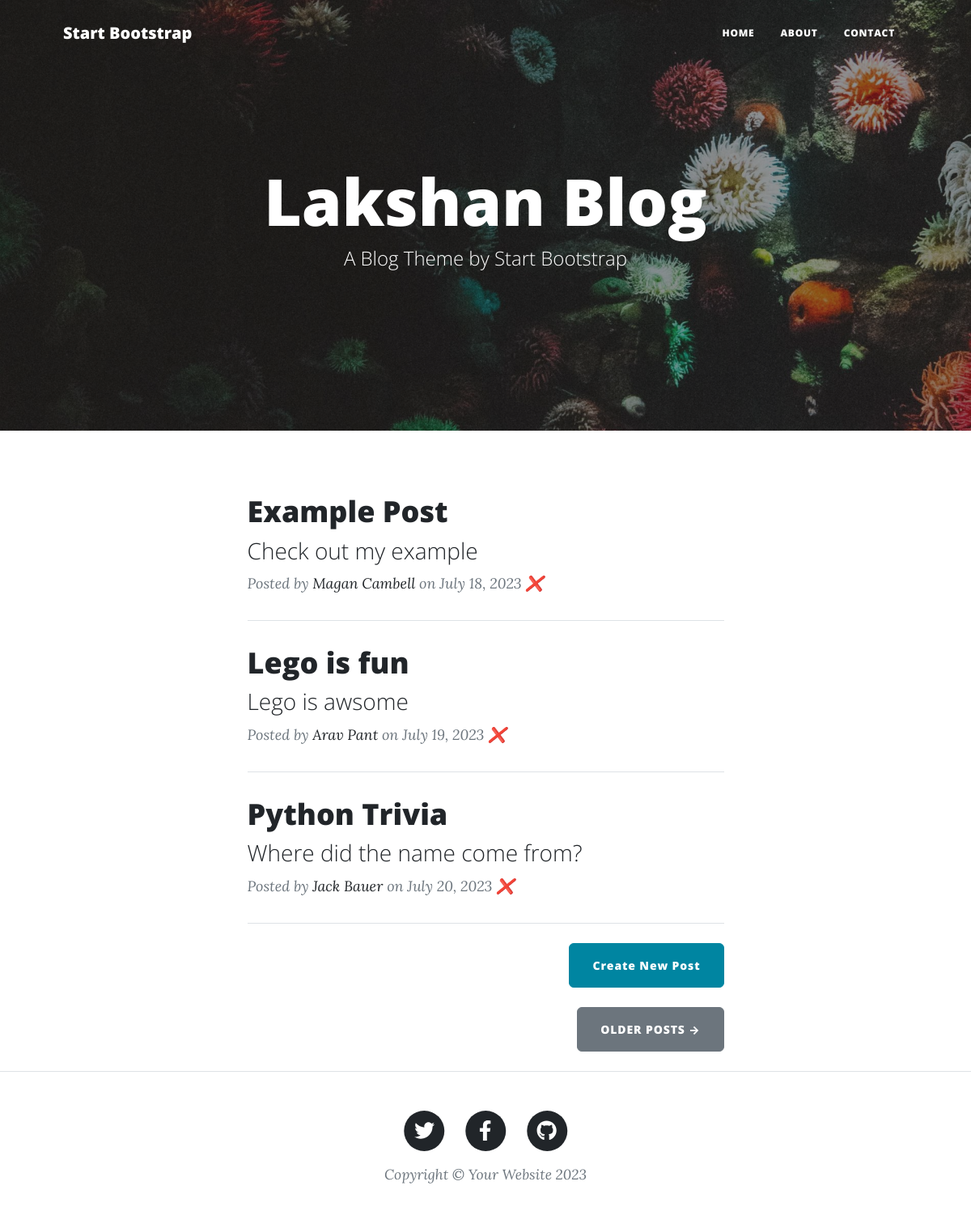
Before: / with the older database file.
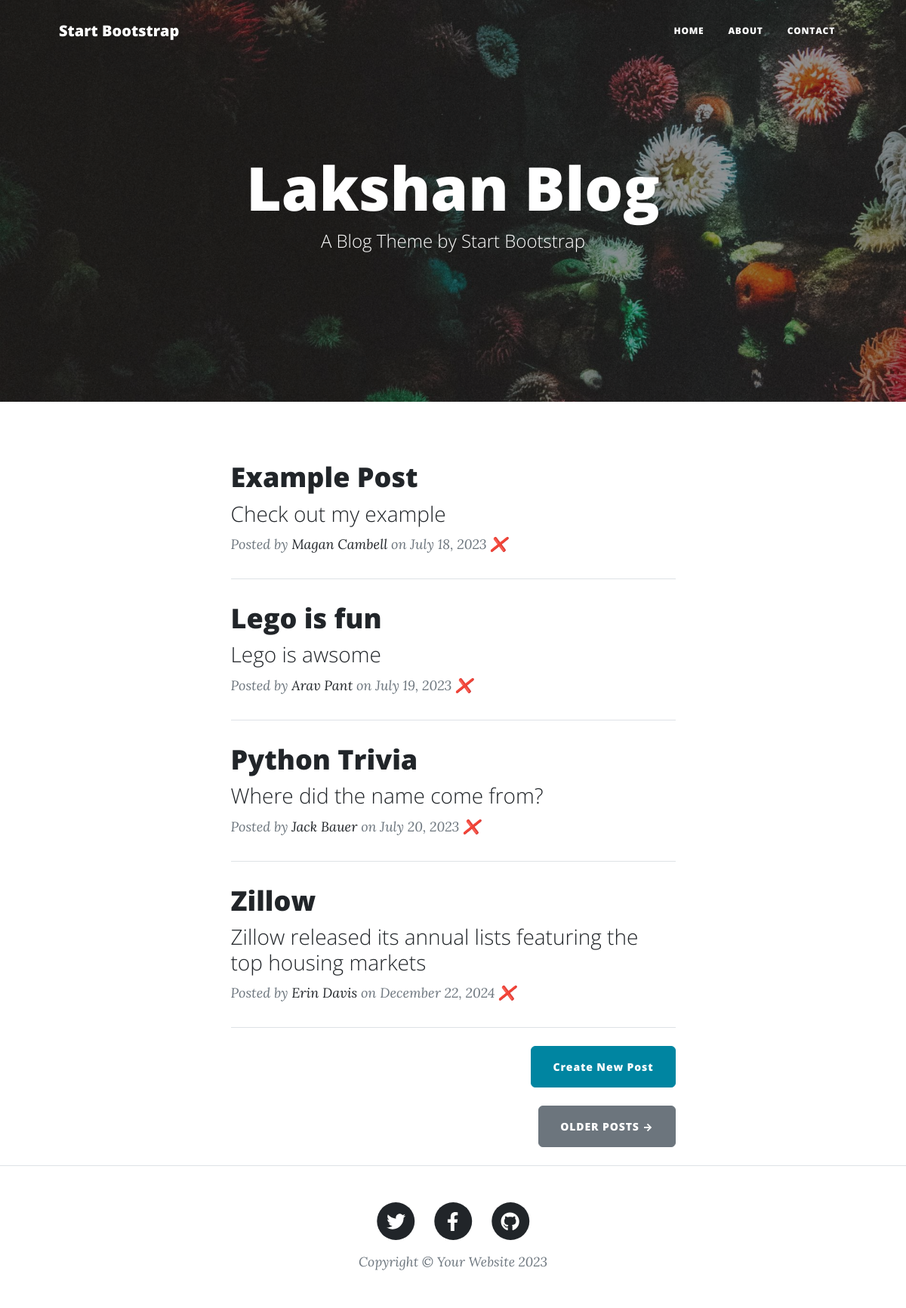
After: the same page with the newer database file.
### main.py (models this page shows)
class BlogPost(db.Model):
    id: Mapped[int] = mapped_column(Integer, primary_key=True)
    title: Mapped[str] = mapped_column(String(250), unique=True, nullable=False)
    subtitle: Mapped[str] = mapped_column(String(250), nullable=False)
    date: Mapped[str] = mapped_column(String(250), nullable=False)
    body: Mapped[str] = mapped_column(Text, nullable=False)
    author: Mapped[str] = mapped_column(String(250), nullable=False)
    img_url: Mapped[str] = mapped_column(String(250), nullable=False)

### main.py (the view)
@app.route('/')
def get_all_posts():
    posts = db.session.execute(db.select(BlogPost).order_by(BlogPost.id))
    all_posts = posts.scalars().all()
    return render_template("index.html", all_posts=all_posts)

### templates/index.html
{% include "header.html" %}
<header
  class="masthead"
  style="background-image: url('../static/assets/img/home-bg.jpg')"
>
  <div class="container position-relative px-4 px-lg-5">
    <div class="row gx-4 gx-lg-5 justify-content-center">
      <div class="col-md-10 col-lg-8 col-xl-7">
        <div class="site-heading">
          <h1>Lakshan Blog</h1>
          <span class="subheading">A Blog Theme by Start Bootstrap</span>
        </div>
      </div>
    </div>
  </div>
</header>
<div class="container px-4 px-lg-5">
  <div class="row gx-4 gx-lg-5 justify-content-center">
    <div class="col-md-10 col-lg-8 col-xl-7">
      {% for post in all_posts %}
      <div class="post-preview">
        <a href="{{ url_for('show_post', post_id=post.id) }}">
          <h2 class="post-title">{{ post.title }}</h2>
          <h3 class="post-subtitle">{{ post.subtitle }}</h3>
        </a>
        <p class="post-meta">
          Posted by
          <a href="#">{{post.author}}</a>
          on {{post.date}}
          <a href="{{ url_for('delete_post', post_id=post.id)}}">❌</a>
        </p>
      </div>
      <hr class="my-4" />
      {% endfor %}
      <div class="d-flex justify-content-end mb-4">
        <a
          class="btn btn-primary float-right"
          href="{{url_for('new_post') }}"
          >Create New Post</a
        >
      </div>
      <div class="d-flex justify-content-end mb-4">
        <a class="btn btn-secondary text-uppercase" href="#!">Older Posts →</a>
      </div>
    </div>
  </div>
</div>
{% include "footer.html" %}

### templates/header.html (shortened to what this page needs)
<!DOCTYPE html>
<html lang="en">
  <head>
    {% block styles %}
    {{ bootstrap.load_css() }}
    <link
      href="{{ url_for('static', filename='css/styles.css') }}"
      rel="stylesheet"
    />
    {% endblock %}
  </head>
  <body>
    <nav class="navbar navbar-expand-lg navbar-light" id="mainNav">
      <div class="container px-4 px-lg-5">
        <a class="navbar-brand" href="/">Start Bootstrap</a>
        <div class="collapse navbar-collapse" id="navbarResponsive">
          <ul class="navbar-nav ms-auto py-4 py-lg-0">
            <li class="nav-item">
              <a
                class="nav-link px-lg-3 py-3 py-lg-4"
                href="{{ url_for('get_all_posts') }}"
                >Home</a
              >
            </li>
            <li class="nav-item">
              <a
                class="nav-link px-lg-3 py-3 py-lg-4"
                href="{{ url_for('about') }}"
                >About</a
              >
            </li>
            <li class="nav-item">
              <a
                class="nav-link px-lg-3 py-3 py-lg-4"
                href="{{ url_for('contact') }}"
                >Contact</a
              >
            </li>
          </ul>
        </div>
      </div>
    </nav>

### templates/footer.html (shortened to what this page needs)
        <footer class="border-top">
          <div class="container px-4 px-lg-5">
              <div class="row gx-4 gx-lg-5 justify-content-center">
                  <div class="col-md-10 col-lg-8 col-xl-7">
                      <ul class="list-inline text-center">
                          <li class="list-inline-item">
                              <a href="#!">
                                  <span class="fa-stack fa-lg">
                                      <i class="fas fa-circle fa-stack-2x"></i>
                                      <i class="fab fa-twitter fa-stack-1x fa-inverse"></i>
                                  </span>
                              </a>
                          </li>
                          <li class="list-inline-item">
                              <a href="#!">
                                  <span class="fa-stack fa-lg">
                                      <i class="fas fa-circle fa-stack-2x"></i>
                                      <i class="fab fa-facebook-f fa-stack-1x fa-inverse"></i>
                                  </span>
                              </a>
                          </li>
                          <li class="list-inline-item">
                              <a href="#!">
                                  <span class="fa-stack fa-lg">
                                      <i class="fas fa-circle fa-stack-2x"></i>
                                      <i class="fab fa-github fa-stack-1x fa-inverse"></i>
                                  </span>
                              </a>
                          </li>
                      </ul>
                      <div class="small text-center text-muted fst-italic">Copyright &copy; Your Website 2023</div>
                  </div>
              </div>
          </div>
      </footer>
  </body>
</html>

Changed rows visible on the page:
added BlogPost: title "Zillow", subtitle "Zillow released its annual lists featuring the top housing markets", author "Erin Davis", date "December 22, 2024"
